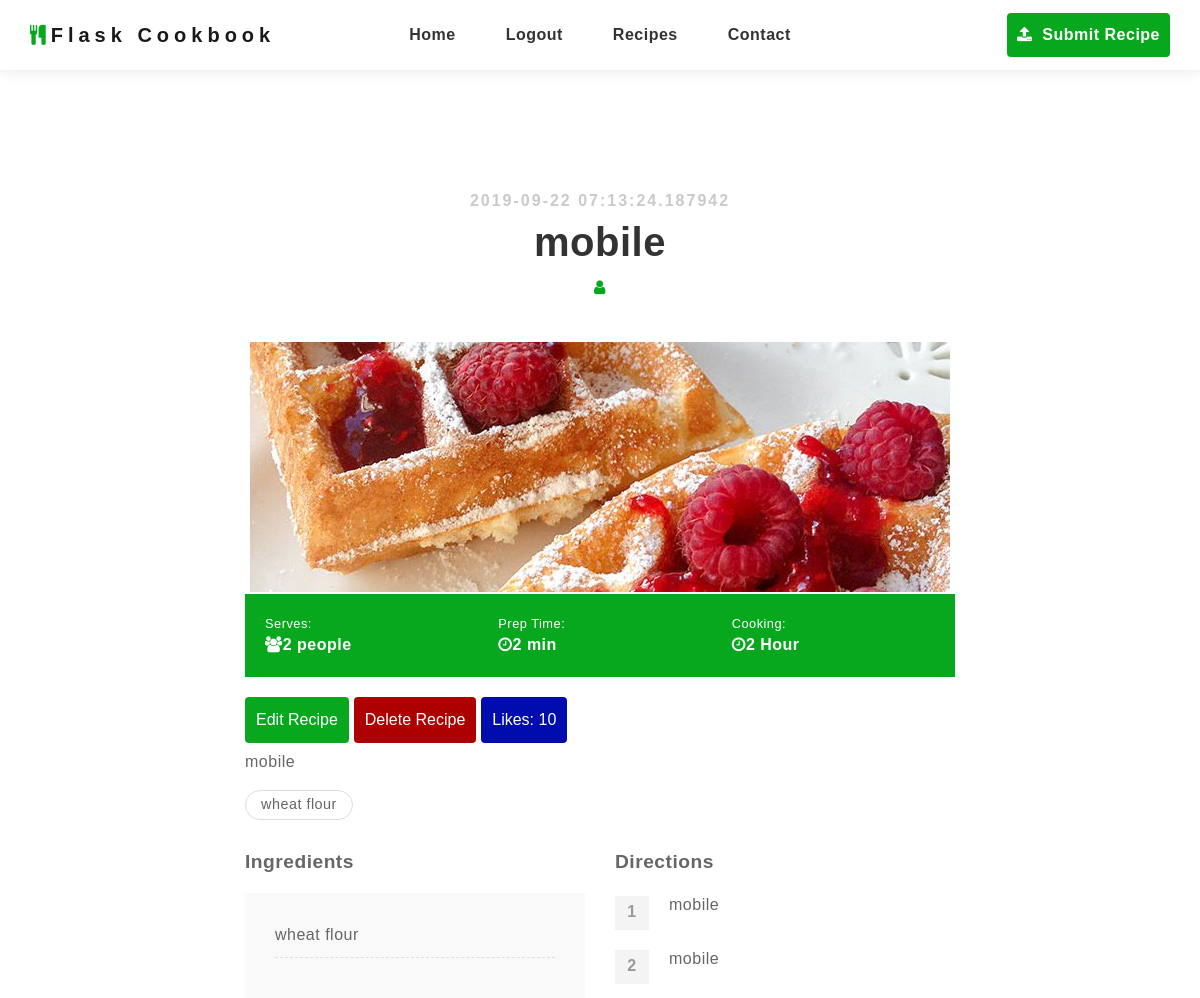
The page /recipe/mobile (signed in, upper part) on the database as committed earlier.
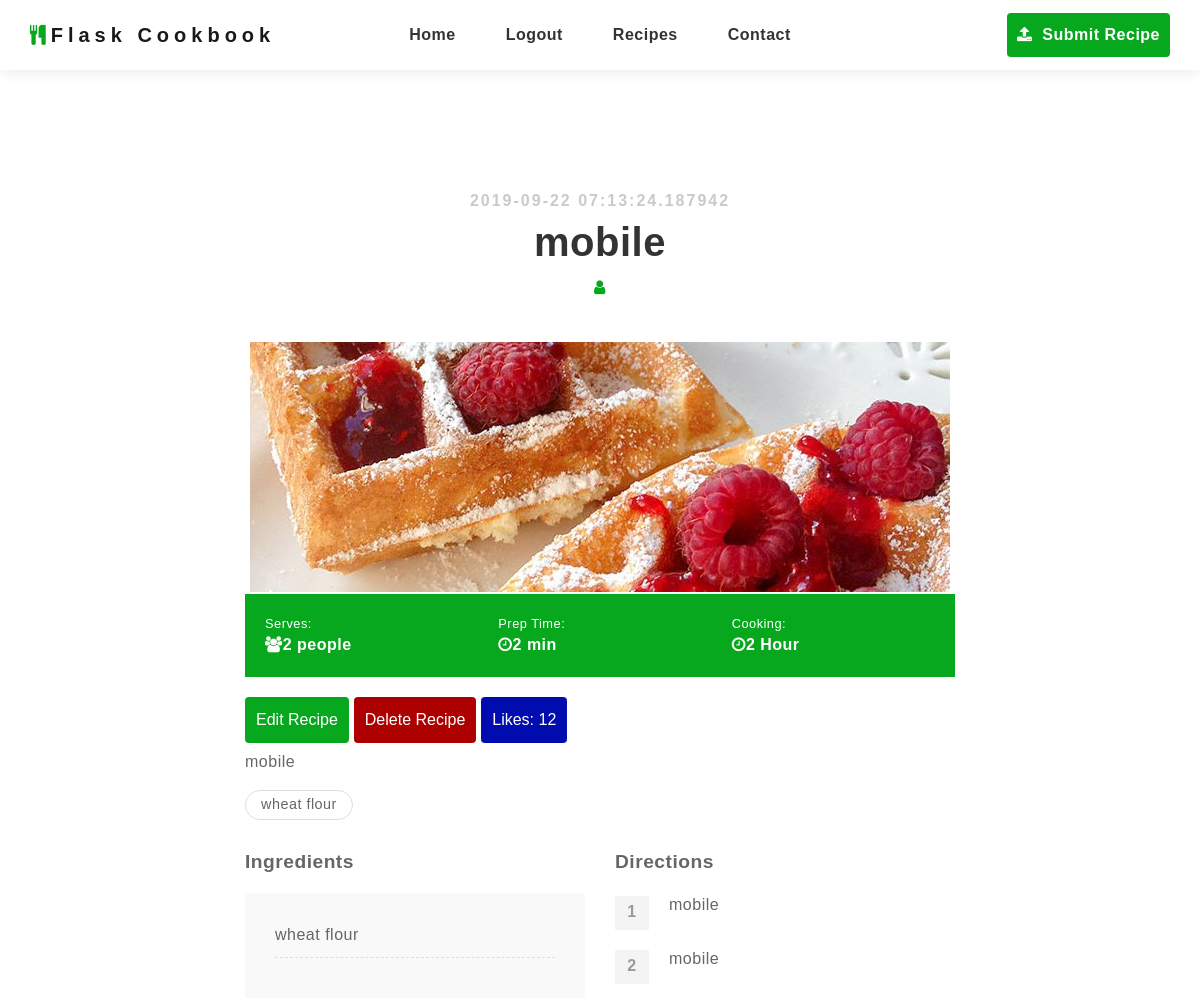
The same page on the database as committed later.
### app/models.py (models this page shows, shortened)
class SearchableMixin(object):
    @classmethod
    def search(cls, expression, page, per_page):
        ids, total = query_index(cls.__tablename__, expression, page, per_page)
        if total == 0:
            return cls.query.filter_by(id=0), 0
        when = []
        for i in range(len(ids)):
            when.append((ids[i], i))
        return cls.query.filter(cls.id.in_(ids)).order_by(
            db.case(when, value=cls.id)), total

class Recipe(SearchableMixin, db.Model):
    __searchable__ = ['name']
    id = db.Column(db.Integer, primary_key=True)
    name = db.Column(db.String(64), index=True, unique=True)
    content = db.Column(db.String(50000))
    timestamp = db.Column(db.DateTime, index=True, default=datetime.utcnow)
    user_id = db.Column(db.Integer, db.ForeignKey('user.id'))
    cuisine_id = db.Column(db.Integer, db.ForeignKey('cuisine.id'))
    category_id = db.Column(db.Integer, db.ForeignKey('category.id'))
    calories = db.Column(db.Integer)
    carbohydrates = db.Column(db.Integer)
    proteins = db.Column(db.Integer)
    fats = db.Column(db.Integer)
    cholesterol = db.Column(db.Integer)
    serves_num_people = db.Column(db.Integer)
    time_to_prepare = db.Column(db.Integer)
    cooking_time = db.Column(db.Integer)
    image = db.Column(db.String(128))
    comments = db.relationship('Comment', backref='recipe', lazy='dynamic')
    upvotes = db.Column(db.Integer, default=0)
    _ingredients = db.relationship(
        "Ingredient",
        secondary=ingredients_in_recipe,
        back_populates="recipes")
    _allergens = db.relationship(
        "Allergen",
        secondary=allergens_in_recipe,
        back_populates="recipes")

### app/routes.py (the view)
@app.route('/recipe/<recipe_name>',methods=['GET','POST'])
def recipe(recipe_name):
    recipe = Recipe.query.filter_by(name=recipe_name).first_or_404()
    userIsAnAuthor = False
    comment_form = CommentForm()
    comments = Comment.query.filter_by(recipe_id=recipe.id).all()
    print(comments)
    if current_user.is_authenticated and current_user == recipe.author:
        userIsAnAuthor = True
    content = re.split(r' *[\.\?!][\'"\)\]]* *', recipe.content)
    short_summary = content[0]
    if comment_form.validate_on_submit():
        print(comment_form.data)
        created_comment = Comment(
            name = comment_form.name.data,
            email = comment_form.email.data,
            website = comment_form.website.data,
            comment = comment_form.comment.data,
            recipe_id= recipe.id
        )
        try:
            db.session.add(created_comment)
            db.session.commit()
            print("Comment was successfuly added")
        except:
            print("There was a DB error while saving Comment.")
    else:
        print("There was an error")
    return render_template("recipe_page.html", recipe=recipe, content=content, short_summary=short_summary, userIsAnAuthor=userIsAnAuthor,
    upvotes=recipe.upvotes, comments=comments, comment_form=comment_form, nutrition_facts=render_template("_nutrition_facts.html", recipe=recipe))

### app/models.py (called while the page is built)
@login.user_loader
def load_user(id):
    return User.query.get(int(id))

    def __repr__(self):
        return '<Comment {}>'.format(self.name)

### app/templates/recipe_page.html (shortened to what this page needs)
{% extends 'base.html' %}
{% block app_content %}
<div class="recipe-detail">
    <div class="container">
        <div class="row justify-content-center">
            <div class="col-lg-12 text-center">
                <h4>{{ recipe.timestamp }}</h4>
                <h1>{{ recipe.name }}</h1>
                <div class="by"><i class="fa fa-user" aria-hidden="true"></i>{{ recipe.author.name }}</div>
            </div>
            <div class="col-lg-8">
                <img src="{{ url_for('static', filename=recipe.image) }}" alt="Image of the Dish" id="page_image">
                <div class="info">
                    <div class="row">
                        <div class="col-lg-4 col-sm-4">
                            <p>Serves:</p>
                            <p><strong><i class="fa fa-users" aria-hidden="true"></i>{{ recipe.serves_num_people }}
                                    people</strong></p>
                        </div>
                        <div class="col-lg-4 col-sm-4">
                            <p>Prep Time:</p>
                            <p><strong><i class="fa fa-clock-o" aria-hidden="true"></i>{{ recipe.time_to_prepare }}
                                    min</strong></p>
                        </div>
                        <div class="col-lg-4 col-sm-4">
                            <p>Cooking:</p>
                            <p><strong><i class="fa fa-clock-o" aria-hidden="true"></i>{{ recipe.cooking_time }}
                                    Hour</strong></p>
                        </div>
                    </div>
                </div>
                <div>
                    {% if userIsAnAuthor %}
                    <button type="button" id="edit_btn" class="btn btn-default" >
                        <a class="a" href="{{url_for('edit_recipe', recipe_name=recipe.name)}}" >
                            Edit Recipe
                        </a>
                    </button>
                    <button type="button" id="delete_btn" class="btn btn-default" >
                        <a class="a" href="{{url_for('delete_recipe', recipe_name=recipe.name)}}" >
                            Delete Recipe
                        </a>
                    </button>
                    {% endif %}
                    {% if current_user.is_authenticated %}
                    <button type="button" id="upvote_btn" class="btn btn-default" data-recipe_name="{{ recipe.name }}">
                            Likes: {{ recipe.upvotes }}
                    </button>
                    {% endif %}
                </div>
                <div>
                    <p>{{ short_summary }}</p>
                </div>
                <div class="tag">
                    {% for ingredient in recipe._ingredients %}
                    <a href="#">{{ ingredient.name }}</a>
                    {% endfor %}
                </div>
                <div class="ingredient-direction">
                    <div class="row">
                        <div class="col-lg-6 col-sm-6">
                            <h3>Ingredients</h3>
                            <ul class="ingredients">
                                {% for ingredient in recipe._ingredients %}
                                <li>
                                    {{ ingredient.name }}
                                </li>
                                {% endfor %}
                            </ul>
                        </div>
                        <div class="col-lg-6 col-sm-6">
                            <h3>Directions</h3>
                            <ol class="directions">
                                {% for step in content %}
                                <li>{{ step }}</li>
                                {% endfor %}
                            </ol>
                        </div>
                    </div>
                </div>
        </div>
    </div>
</div>
</div>
{% endblock %}

Rows that differ between the two databases and show on the page:
changed Recipe "mobile": upvotes "10" → "12"
